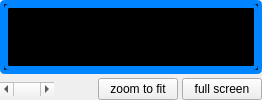
     <widget class="QWidget" name="view3Widget" native="true">
      <property name="sizePolicy">
       <sizepolicy hsizetype="Expanding" vsizetype="Expanding">
        <horstretch>0</horstretch>
        <verstretch>0</verstretch>
       </sizepolicy>
      </property>
      <layout class="QVBoxLayout" name="verticalLayout_14">
       <property name="spacing">
        <number>1</number>
       </property>
       <property name="leftMargin">
        <number>0</number>
       </property>
       <property name="topMargin">
        <number>0</number>
       </property>
       <property name="rightMargin">
        <number>0</number>
       </property>
       <property name="bottomMargin">
        <number>0</number>
       </property>
       <item>
        <widget class="QFrame" name="frame3">
         <property name="sizePolicy">
          <sizepolicy hsizetype="Expanding" vsizetype="Expanding">
           <horstretch>0</horstretch>
           <verstretch>0</verstretch>
          </sizepolicy>
         </property>
         <property name="styleSheet">
          <string notr="true">border-width: 4px;
border-radius: 5px;
border-color: rgb(0, 132, 255);
border-style: solid; 
background-color: rgb(0, 0, 0);
</string>
         </property>
         <property name="frameShape">
          <enum>QFrame::StyledPanel</enum>
         </property>
         <property name="frameShadow">
          <enum>QFrame::Raised</enum>
         </property>
         <layout class="QVBoxLayout" name="verticalLayout_18">
          <property name="spacing">
           <number>0</number>
          </property>
          <property name="leftMargin">
           <number>0</number>
          </property>
          <property name="topMargin">
           <number>0</number>
          </property>
          <property name="rightMargin">
           <number>0</number>
          </property>
          <property name="bottomMargin">
           <number>0</number>
          </property>
          <item>
           <widget class="QVTKWidget" name="view3" native="true"/>
          </item>
         </layout>
        </widget>
       </item>
       <item>
        <widget class="QWidget" name="view3subWidget" native="true">
         <layout class="QHBoxLayout" name="horizontalLayout_20">
          <property name="spacing">
           <number>4</number>
          </property>
          <property name="leftMargin">
           <number>0</number>
          </property>
          <property name="topMargin">
           <number>3</number>
          </property>
          <property name="rightMargin">
           <number>0</number>
          </property>
          <property name="bottomMargin">
           <number>0</number>
          </property>
          <item>
           <widget class="QScrollBar" name="ScrollBar3">
            <property name="sizePolicy">
             <sizepolicy hsizetype="Preferred" vsizetype="Fixed">
              <horstretch>0</horstretch>
              <verstretch>0</verstretch>
             </sizepolicy>
            </property>
            <property name="orientation">
             <enum>Qt::Horizontal</enum>
            </property>
           </widget>
          </item>
          <item>
           <spacer name="horizontalSpacer3">
            <property name="orientation">
             <enum>Qt::Horizontal</enum>
            </property>
            <property name="sizeType">
             <enum>QSizePolicy::Maximum</enum>
            </property>
            <property name="sizeHint" stdset="0">
             <size>
              <width>40</width>
              <height>20</height>
             </size>
            </property>
           </spacer>
          </item>
          <item>
           <widget class="QPushButton" name="zoomBtn3">
            <property name="sizePolicy">
             <sizepolicy hsizetype="Fixed" vsizetype="Fixed">
              <horstretch>0</horstretch>
              <verstretch>0</verstretch>
             </sizepolicy>
            </property>
            <property name="text">
             <string> zoom to fit </string>
            </property>
           </widget>
          </item>
          <item>
           <widget class="QPushButton" name="fullScreenBtn3">
            <property name="sizePolicy">
             <sizepolicy hsizetype="Fixed" vsizetype="Fixed">
              <horstretch>0</horstretch>
              <verstretch>0</verstretch>
             </sizepolicy>
            </property>
            <property name="text">
             <string> full screen </string>
            </property>
            <property name="checkable">
             <bool>true</bool>
            </property>
           </widget>
          </item>
         </layout>
        </widget>
       </item>
      </layout>
     </widget>
